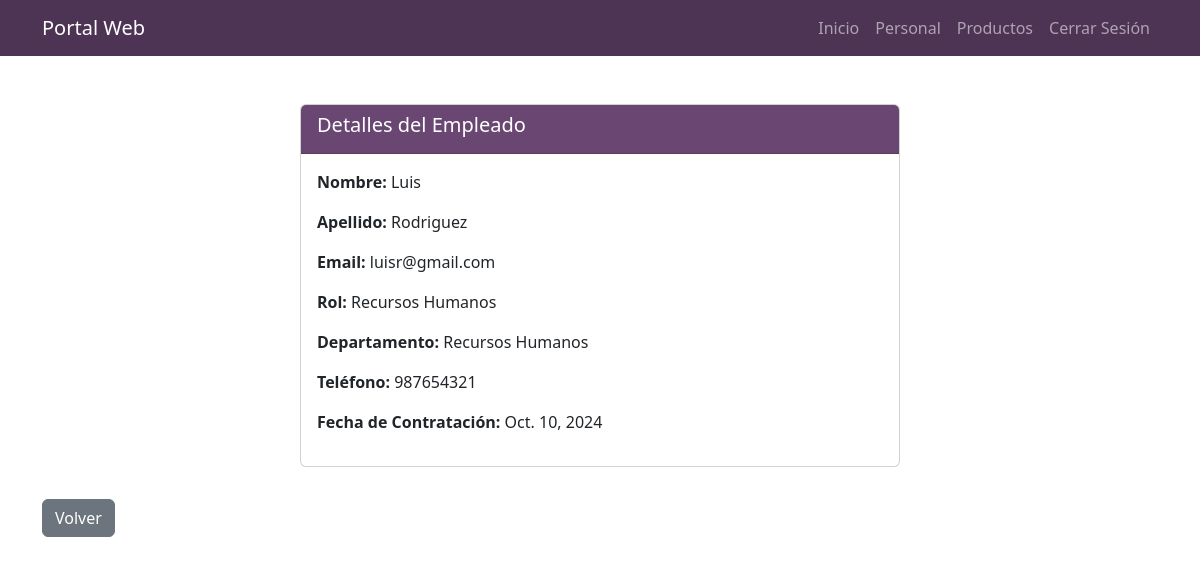
/detalle_empleado/1/ (signed in), run on the app's committed database.
### app/models.py (models this page shows, shortened)
class Empleado(models.Model):
    ROLES = (
        ('Gerente', 'Gerente'),
        ('Desarrollador', 'Desarrollador'),
        ('Recursos Humanos', 'Recursos Humanos'),
        ('Vendedor', 'Vendedor'),
    )
    nombre = models.CharField(max_length=50)
    apellido = models.CharField(max_length=50)
    email = models.EmailField(unique=True)
    rol = models.CharField(max_length=50, choices=ROLES)
    departamento = models.CharField(max_length=50)
    fecha_contratacion = models.DateField()
    telefono = models.CharField(max_length=15)
    usuario = models.ForeignKey(User, on_delete=models.CASCADE)

### app/views.py (the view)
# urls.py: path('detalle_empleado/<int:empleado_id>/', views.detalle_empleado, name='detalle_empleado'),
@login_required
def detalle_empleado(request, empleado_id):
    empleado = get_object_or_404(Empleado, id=empleado_id)
    return render(request, 'personal/detalle_empleado.html', {'empleado': empleado})

### app/templates/personal/detalle_empleado.html
{% extends "base.html" %}
{% block content %}
<div class="container mt-5">
    <div class="card mb-3" style="max-width: 600px; margin: auto;">
        <div style="background-color: #694772;" class="card-header  text-white">
            <h5>Detalles del Empleado</h5>
        </div>
        <div class="card-body">
            <p><strong>Nombre:</strong> {{ empleado.nombre }}</p>
            <p><strong>Apellido:</strong> {{ empleado.apellido }}</p>
            <p><strong>Email:</strong> {{ empleado.email }}</p>
            <p><strong>Rol:</strong> {{ empleado.rol }}</p>
            <p><strong>Departamento:</strong> {{ empleado.departamento }}</p>
            <p><strong>Teléfono:</strong> {{ empleado.telefono }}</p>
            <p><strong>Fecha de Contratación:</strong> {{ empleado.fecha_contratacion }}</p>
        </div>
    </div>
    <a href="{% url 'personal' %}" class="btn btn-secondary mt-3">Volver</a>
</div>
{% endblock %}

### data on the page
Empleado: nombre "Luis", apellido "Rodriguez", email "luisr@gmail.com", rol "Recursos Humanos", departamento "Recursos Humanos", telefono "987654321", fecha_contratacion "Oct. 10, 2024"
